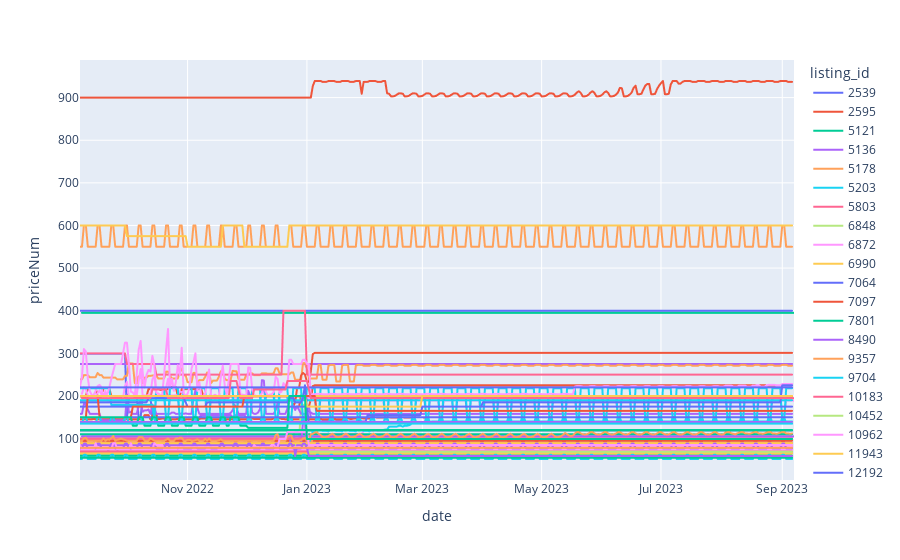

The notebook cell saved with this chart:
### Code cell
fig = px.line(data_frame=calendar_total_no_NA[(calendar_total_no_NA["listing_id"]<=40000)], x='date', y='priceNum', color='listing_id')
fig.show()

### Figure 1 — Plotly figure (JSON) as saved in the notebook; plotly's stock layout.template omitted (floating-point values rounded to 4 significant figures; data arrays with more than 128 entries replaced by an {"elided": "..."} marker saying what was removed)
{"data": [{"hovertemplate": "listing_id=2539<br>date=%{x}<br>priceNum=%{y}<extra></extra>", "legendgroup": "2539", "line": {"color": "#636efa", "dash": "solid"}, "marker": {"symbol": "circle"}, "mode": "lines", "name": "2539", "showlegend": true, "type": "scattergl", "x": {"elided": "365 str values"}, "xaxis": "x", "y": {"elided": "365 int values"}, "yaxis": "y"}, {"hovertemplate": "listing_id=2595<br>date=%{x}<br>priceNum=%{y}<extra></extra>", "legendgroup": "2595", "line": {"color": "#EF553B", "dash": "solid"}, "marker": {"symbol": "circle"}, "mode": "lines", "name": "2595", "showlegend": true, "type": "scattergl", "x": {"elided": "365 str values"}, "xaxis": "x", "y": {"elided": "365 int values"}, "yaxis": "y"}, {"hovertemplate": "listing_id=5121<br>date=%{x}<br>priceNum=%{y}<extra></extra>", "legendgroup": "5121", "line": {"color": "#00cc96", "dash": "solid"}, "marker": {"symbol": "circle"}, "mode": "lines", "name": "5121", "showlegend": true, "type": "scattergl", "x": {"elided": "365 str values"}, "xaxis": "x", "y": {"elided": "365 int values"}, "yaxis": "y"}, {"hovertemplate": "listing_id=5136<br>date=%{x}<br>priceNum=%{y}<extra></extra>", "legendgroup": "5136", "line": {"color": "#ab63fa", "dash": "solid"}, "marker": {"symbol": "circle"}, "mode": "lines", "name": "5136", "showlegend": true, "type": "scattergl", "x": {"elided": "365 str values"}, "xaxis": "x", "y": {"elided": "365 int values"}, "yaxis": "y"}, {"hovertemplate": "listing_id=5178<br>date=%{x}<br>priceNum=%{y}<extra></extra>", "legendgroup": "5178", "line": {"color": "#FFA15A", "dash": "solid"}, "marker": {"symbol": "circle"}, "mode": "lines", "name": "5178", "showlegend": true, "type": "scattergl", "x": {"elided": "365 str values"}, "xaxis": "x", "y": {"elided": "365 int values"}, "yaxis": "y"}, {"hovertemplate": "listing_id=5203<br>date=%{x}<br>priceNum=%{y}<extra></extra>", "legendgroup": "5203", "line": {"color": "#19d3f3", "dash": "solid"}, "marker": {"symbol": "circle"}, "mode": "lines", "name": "5203", "showlegend": true, "type": "scattergl", "x": {"elided": "365 str values"}, "xaxis": "x", "y": {"elided": "365 int values"}, "yaxis": "y"}, {"hovertemplate": "listing_id=5803<br>date=%{x}<br>priceNum=%{y}<extra></extra>", "legendgroup": "5803", "line": {"color": "#FF6692", "dash": "solid"}, "marker": {"symbol": "circle"}, "mode": "lines", "name": "5803", "showlegend": true, "type": "scattergl", "x": {"elided": "365 str values"}, "xaxis": "x", "y": {"elided": "365 int values"}, "yaxis": "y"}, {"hovertemplate": "listing_id=6848<br>date=%{x}<br>priceNum=%{y}<extra></extra>", "legendgroup": "6848", "line": {"color": "#B6E880", "dash": "solid"}, "marker": {"symbol": "circle"}, "mode": "lines", "name": "6848", "showlegend": true, "type": "scattergl", "x": {"elided": "365 str values"}, "xaxis": "x", "y": {"elided": "365 int values"}, "yaxis": "y"}, {"hovertemplate": "listing_id=6872<br>date=%{x}<br>priceNum=%{y}<extra></extra>", "legendgroup": "6872", "line": {"color": "#FF97FF", "dash": "solid"}, "marker": {"symbol": "circle"}, "mode": "lines", "name": "6872", "showlegend": true, "type": "scattergl", "x": {"elided": "365 str values"}, "xaxis": "x", "y": {"elided": "365 int values"}, "yaxis": "y"}, {"hovertemplate": "listing_id=6990<br>date=%{x}<br>priceNum=%{y}<extra></extra>", "legendgroup": "6990", "line": {"color": "#FECB52", "dash": "solid"}, "marker": {"symbol": "circle"}, "mode": "lines", "name": "6990", "showlegend": true, "type": "scattergl", "x": {"elided": "365 str values"}, "xaxis": "x", "y": {"elided": "365 int values"}, "yaxis": "y"}, {"hovertemplate": "listing_id=7064<br>date=%{x}<br>priceNum=%{y}<extra></extra>", "legendgroup": "7064", "line": {"color": "#636efa", "dash": "solid"}, "marker": {"symbol": "circle"}, "mode": "lines", "name": "7064", "showlegend": true, "type": "scattergl", "x": {"elided": "365 str values"}, "xaxis": "x", "y": {"elided": "365 int values"}, "yaxis": "y"}, {"hovertemplate": "listing_id=7097<br>date=%{x}<br>priceNum=%{y}<extra></extra>", "legendgroup": "7097", "line": {"color": "#EF553B", "dash": "solid"}, "marker": {"symbol": "circle"}, "mode": "lines", "name": "7097", "showlegend": true, "type": "scattergl", "x": {"elided": "365 str values"}, "xaxis": "x", "y": {"elided": "365 int values"}, "yaxis": "y"}, {"hovertemplate": "listing_id=7801<br>date=%{x}<br>priceNum=%{y}<extra></extra>", "legendgroup": "7801", "line": {"color": "#00cc96", "dash": "solid"}, "marker": {"symbol": "circle"}, "mode": "lines", "name": "7801", "showlegend": true, "type": "scattergl", "x": {"elided": "365 str values"}, "xaxis": "x", "y": {"elided": "365 int values"}, "yaxis": "y"}, {"hovertemplate": "listing_id=8490<br>date=%{x}<br>priceNum=%{y}<extra></extra>", "legendgroup": "8490", "line": {"color": "#ab63fa", "dash": "solid"}, "marker": {"symbol": "circle"}, "mode": "lines", "name": "8490", "showlegend": true, "type": "scattergl", "x": {"elided": "365 str values"}, "xaxis": "x", "y": {"elided": "365 int values"}, "yaxis": "y"}, {"hovertemplate": "listing_id=9357<br>date=%{x}<br>priceNum=%{y}<extra></extra>", "legendgroup": "9357", "line": {"color": "#FFA15A", "dash": "solid"}, "marker": {"symbol": "circle"}, "mode": "lines", "name": "9357", "showlegend": true, "type": "scattergl", "x": {"elided": "365 str values"}, "xaxis": "x", "y": {"elided": "365 int values"}, "yaxis": "y"}, {"hovertemplate": "listing_id=9704<br>date=%{x}<br>priceNum=%{y}<extra></extra>", "legendgroup": "9704", "line": {"color": "#19d3f3", "dash": "solid"}, "marker": {"symbol": "circle"}, "mode": "lines", "name": "9704", "showlegend": true, "type": "scattergl", "x": {"elided": "365 str values"}, "xaxis": "x", "y": {"elided": "365 int values"}, "yaxis": "y"}, {"hovertemplate": "listing_id=10183<br>date=%{x}<br>priceNum=%{y}<extra></extra>", "legendgroup": "10183", "line": {"color": "#FF6692", "dash": "solid"}, "marker": {"symbol": "circle"}, "mode": "lines", "name": "10183", "showlegend": true, "type": "scattergl", "x": {"elided": "365 str values"}, "xaxis": "x", "y": {"elided": "365 int values"}, "yaxis": "y"}, {"hovertemplate": "listing_id=10452<br>date=%{x}<br>priceNum=%{y}<extra></extra>", "legendgroup": "10452", "line": {"color": "#B6E880", "dash": "solid"}, "marker": {"symbol": "circle"}, "mode": "lines", "name": "10452", "showlegend": true, "type": "scattergl", "x": {"elided": "365 str values"}, "xaxis": "x", "y": {"elided": "365 int values"}, "yaxis": "y"}, {"hovertemplate": "listing_id=10962<br>date=%{x}<br>priceNum=%{y}<extra></extra>", "legendgroup": "10962", "line": {"color": "#FF97FF", "dash": "solid"}, "marker": {"symbol": "circle"}, "mode": "lines", "name": "10962", "showlegend": true, "type": "scattergl", "x": {"elided": "365 str values"}, "xaxis": "x", "y": {"elided": "365 int values"}, "yaxis": "y"}, {"hovertemplate": "listing_id=11943<br>date=%{x}<br>priceNum=%{y}<extra></extra>", "legendgroup": "11943", "line": {"color": "#FECB52", "dash": "solid"}, "marker": {"symbol": "circle"}, "mode": "lines", "name": "11943", "showlegend": true, "type": "scattergl", "x": {"elided": "365 str values"}, "xaxis": "x", "y": {"elided": "365 int values"}, "yaxis": "y"}, {"hovertemplate": "listing_id=12192<br>date=%{x}<br>priceNum=%{y}<extra></extra>", "legendgroup": "12192", "line": {"color": "#636efa", "dash": "solid"}, "marker": {"symbol": "circle"}, "mode": "lines", "name": "12192", "showlegend": true, "type": "scattergl", "x": {"elided": "365 str values"}, "xaxis": "x", "y": {"elided": "365 int values"}, "yaxis": "y"}, {"hovertemplate": "listing_id=12937<br>date=%{x}<br>priceNum=%{y}<extra></extra>", "legendgroup": "12937", "line": {"color": "#EF553B", "dash": "solid"}, "marker": {"symbol": "circle"}, "mode": "lines", "name": "12937", "showlegend": true, "type": "scattergl", "x": {"elided": "365 str values"}, "xaxis": "x", "y": {"elided": "365 int values"}, "yaxis": "y"}, {"hovertemplate": "listing_id=12940<br>date=%{x}<br>priceNum=%{y}<extra></extra>", "legendgroup": "12940", "line": {"color": "#00cc96", "dash": "solid"}, "marker": {"symbol": "circle"}, "mode": "lines", "name": "12940", "showlegend": true, "type": "scattergl", "x": {"elided": "365 str values"}, "xaxis": "x", "y": {"elided": "365 int values"}, "yaxis": "y"}, {"hovertemplate": "listing_id=13808<br>date=%{x}<br>priceNum=%{y}<extra></extra>", "legendgroup": "13808", "line": {"color": "#ab63fa", "dash": "solid"}, "marker": {"symbol": "circle"}, "mode": "lines", "name": "13808", "showlegend": true, "type": "scattergl", "x": {"elided": "365 str values"}, "xaxis": "x", "y": {"elided": "365 int values"}, "yaxis": "y"}, {"hovertemplate": "listing_id=14290<br>date=%{x}<br>priceNum=%{y}<extra></extra>", "legendgroup": "14290", "line": {"color": "#FFA15A", "dash": "solid"}, "marker": {"symbol": "circle"}, "mode": "lines", "name": "14290", "showlegend": true, "type": "scattergl", "x": {"elided": "365 str values"}, "xaxis": "x", "y": {"elided": "365 int values"}, "yaxis": "y"}, {"hovertemplate": "listing_id=14314<br>date=%{x}<br>priceNum=%{y}<extra></extra>", "legendgroup": "14314", "line": {"color": "#19d3f3", "dash": "solid"}, "marker": {"symbol": "circle"}, "mode": "lines", "name": "14314", "showlegend": true, "type": "scattergl", "x": {"elided": "365 str values"}, "xaxis": "x", "y": {"elided": "365 int values"}, "yaxis": "y"}, {"hovertemplate": "listing_id=14434<br>date=%{x}<br>priceNum=%{y}<extra></extra>", "legendgroup": "14434", "line": {"color": "#FF6692", "dash": "solid"}, "marker": {"symbol": "circle"}, "mode": "lines", "name": "14434", "showlegend": true, "type": "scattergl", "x": {"elided": "365 str values"}, "xaxis": "x", "y": {"elided": "365 int values"}, "yaxis": "y"}, {"hovertemplate": "listing_id=15220<br>date=%{x}<br>priceNum=%{y}<extra></extra>", "legendgroup": "15220", "line": {"color": "#B6E880", "dash": "solid"}, "marker": {"symbol": "circle"}, "mode": "lines", "name": "15220", "showlegend": true, "type": "scattergl", "x": {"elided": "365 str values"}, "xaxis": "x", "y": {"elided": "365 int values"}, "yaxis": "y"}, {"hovertemplate": "listing_id=15341<br>date=%{x}<br>priceNum=%{y}<extra></extra>", "legendgroup": "15341", "line": {"color": "#FF97FF", "dash": "solid"}, "marker": {"symbol": "circle"}, "mode": "lines", "name": "15341", "showlegend": true, "type": "scattergl", "x": {"elided": "365 str values"}, "xaxis": "x", "y": {"elided": "365 int values"}, "yaxis": "y"}, {"hovertemplate": "listing_id=15385<br>date=%{x}<br>priceNum=%{y}<extra></extra>", "legendgroup": "15385", "line": {"color": "#FECB52", "dash": "solid"}, "marker": {"symbol": "circle"}, "mode": "lines", "name": "15385", "showlegend": true, "type": "scattergl", "x": {"elided": "365 str values"}, "xaxis": "x", "y": {"elided": "365 int values"}, "yaxis": "y"}, {"hovertemplate": "listing_id=15396<br>date=%{x}<br>priceNum=%{y}<extra></extra>", "legendgroup": "15396", "line": {"color": "#636efa", "dash": "solid"}, "marker": {"symbol": "circle"}, "mode": "lines", "name": "15396", "showlegend": true, "type": "scattergl", "x": {"elided": "365 str values"}, "xaxis": "x", "y": {"elided": "365 int values"}, "yaxis": "y"}, {"hovertemplate": "listing_id=16326<br>date=%{x}<br>priceNum=%{y}<extra></extra>", "legendgroup": "16326", "line": {"color": "#EF553B", "dash": "solid"}, "marker": {"symbol": "circle"}, "mode": "lines", "name": "16326", "showlegend": true, "type": "scattergl", "x": {"elided": "365 str values"}, "xaxis": "x", "y": {"elided": "365 int values"}, "yaxis": "y"}, {"hovertemplate": "listing_id=16338<br>date=%{x}<br>priceNum=%{y}<extra></extra>", "legendgroup": "16338", "line": {"color": "#00cc96", "dash": "solid"}, "marker": {"symbol": "circle"}, "mode": "lines", "name": "16338", "showlegend": true, "type": "scattergl", "x": {"elided": "365 str values"}, "xaxis": "x", "y": {"elided": "365 int values"}, "yaxis": "y"}, {"hovertemplate": "listing_id=16580<br>date=%{x}<br>priceNum=%{y}<extra></extra>", "legendgroup": "16580", "line": {"color": "#ab63fa", "dash": "solid"}, "marker": {"symbol": "circle"}, "mode": "lines", "name": "16580", "showlegend": true, "type": "scattergl", "x": {"elided": "365 str values"}, "xaxis": "x", "y": {"elided": "365 int values"}, "yaxis": "y"}, {"hovertemplate": "listing_id=16595<br>date=%{x}<br>priceNum=%{y}<extra></extra>", "legendgroup": "16595", "line": {"color": "#FFA15A", "dash": "solid"}, "marker": {"symbol": "circle"}, "mode": "lines", "name": "16595", "showlegend": true, "type": "scattergl", "x": {"elided": "365 str values"}, "xaxis": "x", "y": {"elided": "365 int values"}, "yaxis": "y"}, {"hovertemplate": "listing_id=16821<br>date=%{x}<br>priceNum=%{y}<extra></extra>", "legendgroup": "16821", "line": {"color": "#19d3f3", "dash": "solid"}, "marker": {"symbol": "circle"}, "mode": "lines", "name": "16821", "showlegend": true, "type": "scattergl", "x": {"elided": "365 str values"}, "xaxis": "x", "y": {"elided": "365 int values"}, "yaxis": "y"}, {"hovertemplate": "listing_id=16974<br>date=%{x}<br>priceNum=%{y}<extra></extra>", "legendgroup": "16974", "line": {"color": "#FF6692", "dash": "solid"}, "marker": {"symbol": "circle"}, "mode": "lines", "name": "16974", "showlegend": true, "type": "scattergl", "x": {"elided": "365 str values"}, "xaxis": "x", "y": {"elided": "365 int values"}, "yaxis": "y"}, {"hovertemplate": "listing_id=17037<br>date=%{x}<br>priceNum=%{y}<extra></extra>", "legendgroup": "17037", "line": {"color": "#B6E880", "dash": "solid"}, "marker": {"symbol": "circle"}, "mode": "lines", "name": "17037", "showlegend": true, "type": "scattergl", "x": {"elided": "365 str values"}, "xaxis": "x", "y": {"elided": "365 int values"}, "yaxis": "y"}, {"hovertemplate": "listing_id=17693<br>date=%{x}<br>priceNum=%{y}<extra></extra>", "legendgroup": "17693", "line": {"color": "#FF97FF", "dash": "solid"}, "marker": {"symbol": "circle"}, "mode": "lines", "name": "17693", "showlegend": true, "type": "scattergl", "x": {"elided": "365 str values"}, "xaxis": "x", "y": {"elided": "365 int values"}, "yaxis": "y"}, {"hovertemplate": "listing_id=18152<br>date=%{x}<br>priceNum=%{y}<extra></extra>", "legendgroup": "18152", "line": {"color": "#FECB52", "dash": "solid"}, "marker": {"symbol": "circle"}, "mode": "lines", "name": "18152", "showlegend": true, "type": "scattergl", "x": {"elided": "365 str values"}, "xaxis": "x", "y": {"elided": "365 int values"}, "yaxis": "y"}, {"hovertemplate": "listing_id=18728<br>date=%{x}<br>priceNum=%{y}<extra></extra>", "legendgroup": "18728", "line": {"color": "#636efa", "dash": "solid"}, "marker": {"symbol": "circle"}, "mode": "lines", "name": "18728", "showlegend": true, "type": "scattergl", "x": {"elided": "365 str values"}, "xaxis": "x", "y": {"elided": "365 int values"}, "yaxis": "y"}, {"hovertemplate": "listing_id=18961<br>date=%{x}<br>priceNum=%{y}<extra></extra>", "legendgroup": "18961", "line": {"color": "#EF553B", "dash": "solid"}, "marker": {"symbol": "circle"}, "mode": "lines", "name": "18961", "showlegend": true, "type": "scattergl", "x": {"elided": "365 str values"}, "xaxis": "x", "y": {"elided": "365 int values"}, "yaxis": "y"}, {"hovertemplate": "listing_id=19159<br>date=%{x}<br>priceNum=%{y}<extra></extra>", "legendgroup": "19159", "line": {"color": "#00cc96", "dash": "solid"}, "marker": {"symbol": "circle"}, "mode": "lines", "name": "19159", "showlegend": true, "type": "scattergl", "x": {"elided": "365 str values"}, "xaxis": "x", "y": {"elided": "365 int values"}, "yaxis": "y"}, {"hovertemplate": "listing_id=19812<br>date=%{x}<br>priceNum=%{y}<extra></extra>", "legendgroup": "19812", "line": {"color": "#ab63fa", "dash": "solid"}, "marker": {"symbol": "circle"}, "mode": "lines", "name": "19812", "showlegend": true, "type": "scattergl", "x": {"elided": "365 str values"}, "xaxis": "x", "y": {"elided": "365 int values"}, "yaxis": "y"}, {"hovertemplate": "listing_id=20913<br>date=%{x}<br>priceNum=%{y}<extra></extra>", "legendgroup": "20913", "line": {"color": "#FFA15A", "dash": "solid"}, "marker": {"symbol": "circle"}, "mode": "lines", "name": "20913", "showlegend": true, "type": "scattergl", "x": {"elided": "365 str values"}, "xaxis": "x", "y": {"elided": "365 int values"}, "yaxis": "y"}, {"hovertemplate": "listing_id=21456<br>date=%{x}<br>priceNum=%{y}<extra></extra>", "legendgroup": "21456", "line": {"color": "#19d3f3", "dash": "solid"}, "marker": {"symbol": "circle"}, "mode": "lines", "name": "21456", "showlegend": true, "type": "scattergl", "x": {"elided": "365 str values"}, "xaxis": "x", "y": {"elided": "365 int values"}, "yaxis": "y"}, {"hovertemplate": "listing_id=21644<br>date=%{x}<br>priceNum=%{y}<extra></extra>", "legendgroup": "21644", "line": {"color": "#FF6692", "dash": "solid"}, "marker": {"symbol": "circle"}, "mode": "lines", "name": "21644", "showlegend": true, "type": "scattergl", "x": {"elided": "365 str values"}, "xaxis": "x", "y": {"elided": "365 int values"}, "yaxis": "y"}, {"hovertemplate": "listing_id=21794<br>date=%{x}<br>priceNum=%{y}<extra></extra>", "legendgroup": "21794", "line": {"color": "#B6E880", "dash": "solid"}, "marker": {"symbol": "circle"}, "mode": "lines", "name": "21794", "showlegend": true, "type": "scattergl", "x": {"elided": "365 str values"}, "xaxis": "x", "y": {"elided": "365 int values"}, "yaxis": "y"}, {"hovertemplate": "listing_id=23135<br>date=%{x}<br>priceNum=%{y}<extra></extra>", "legendgroup": "23135", "line": {"color": "#FF97FF", "dash": "solid"}, "marker": {"symbol": "circle"}, "mode": "lines", "name": "23135", "showlegend": true, "type": "scattergl", "x": {"elided": "365 str values"}, "xaxis": "x", "y": {"elided": "365 int values"}, "yaxis": "y"}, {"hovertemplate": "listing_id=23686<br>date=%{x}<br>priceNum=%{y}<extra></extra>", "legendgroup": "23686", "line": {"color": "#FECB52", "dash": "solid"}, "marker": {"symbol": "circle"}, "mode": "lines", "name": "23686", "showlegend": true, "type": "scattergl", "x": {"elided": "365 str values"}, "xaxis": "x", "y": {"elided": "365 int values"}, "yaxis": "y"}, {"hovertemplate": "listing_id=24285<br>date=%{x}<br>priceNum=%{y}<extra></extra>", "legendgroup": "24285", "line": {"color": "#636efa", "dash": "solid"}, "marker": {"symbol": "circle"}, "mode": "lines", "name": "24285", "showlegend": true, "type": "scattergl", "x": {"elided": "365 str values"}, "xaxis": "x", "y": {"elided": "365 int values"}, "yaxis": "y"}, {"hovertemplate": "listing_id=25406<br>date=%{x}<br>priceNum=%{y}<extra></extra>", "legendgroup": "25406", "line": {"color": "#EF553B", "dash": "solid"}, "marker": {"symbol": "circle"}, "mode": "lines", "name": "25406", "showlegend": true, "type": "scattergl", "x": {"elided": "365 str values"}, "xaxis": "x", "y": {"elided": "365 int values"}, "yaxis": "y"}, {"hovertemplate": "listing_id=25696<br>date=%{x}<br>priceNum=%{y}<extra></extra>", "legendgroup": "25696", "line": {"color": "#00cc96", "dash": "solid"}, "marker": {"symbol": "circle"}, "mode": "lines", "name": "25696", "showlegend": true, "type": "scattergl", "x": {"elided": "365 str values"}, "xaxis": "x", "y": {"elided": "365 int values"}, "yaxis": "y"}, {"hovertemplate": "listing_id=26362<br>date=%{x}<br>priceNum=%{y}<extra></extra>", "legendgroup": "26362", "line": {"color": "#ab63fa", "dash": "solid"}, "marker": {"symbol": "circle"}, "mode": "lines", "name": "26362", "showlegend": true, "type": "scattergl", "x": {"elided": "365 str values"}, "xaxis": "x", "y": {"elided": "365 int values"}, "yaxis": "y"}, {"hovertemplate": "listing_id=26785<br>date=%{x}<br>priceNum=%{y}<extra></extra>", "legendgroup": "26785", "line": {"color": "#FFA15A", "dash": "solid"}, "marker": {"symbol": "circle"}, "mode": "lines", "name": "26785", "showlegend": true, "type": "scattergl", "x": {"elided": "365 str values"}, "xaxis": "x", "y": {"elided": "365 int values"}, "yaxis": "y"}, {"hovertemplate": "listing_id=27644<br>date=%{x}<br>priceNum=%{y}<extra></extra>", "legendgroup": "27644", "line": {"color": "#19d3f3", "dash": "solid"}, "marker": {"symbol": "circle"}, "mode": "lines", "name": "27644", "showlegend": true, "type": "scattergl", "x": {"elided": "365 str values"}, "xaxis": "x", "y": {"elided": "365 int values"}, "yaxis": "y"}, {"hovertemplate": "listing_id=27883<br>date=%{x}<br>priceNum=%{y}<extra></extra>", "legendgroup": "27883", "line": {"color": "#FF6692", "dash": "solid"}, "marker": {"symbol": "circle"}, "mode": "lines", "name": "27883", "showlegend": true, "type": "scattergl", "x": {"elided": "365 str values"}, "xaxis": "x", "y": {"elided": "365 int values"}, "yaxis": "y"}, {"hovertemplate": "listing_id=28907<br>date=%{x}<br>priceNum=%{y}<extra></extra>", "legendgroup": "28907", "line": {"color": "#B6E880", "dash": "solid"}, "marker": {"symbol": "circle"}, "mode": "lines", "name": "28907", "showlegend": true, "type": "scattergl", "x": {"elided": "365 str values"}, "xaxis": "x", "y": {"elided": "365 int values"}, "yaxis": "y"}, {"hovertemplate": "listing_id=29013<br>date=%{x}<br>priceNum=%{y}<extra></extra>", "legendgroup": "29013", "line": {"color": "#FF97FF", "dash": "solid"}, "marker": {"symbol": "circle"}, "mode": "lines", "name": "29013", "showlegend": true, "type": "scattergl", "x": {"elided": "365 str values"}, "xaxis": "x", "y": {"elided": "365 int values"}, "yaxis": "y"}, {"hovertemplate": "listing_id=29628<br>date=%{x}<br>priceNum=%{y}<extra></extra>", "legendgroup": "29628", "line": {"color": "#FECB52", "dash": "solid"}, "marker": {"symbol": "circle"}, "mode": "lines", "name": "29628", "showlegend": true, "type": "scattergl", "x": {"elided": "365 str values"}, "xaxis": "x", "y": {"elided": "365 int values"}, "yaxis": "y"}, {"hovertemplate": "listing_id=29683<br>date=%{x}<br>priceNum=%{y}<extra></extra>", "legendgroup": "29683", "line": {"color": "#636efa", "dash": "solid"}, "marker": {"symbol": "circle"}, "mode": "lines", "name": "29683", "showlegend": true, "type": "scattergl", "x": {"elided": "365 str values"}, "xaxis": "x", "y": {"elided": "365 int values"}, "yaxis": "y"}, {"hovertemplate": "listing_id=31130<br>date=%{x}<br>priceNum=%{y}<extra></extra>", "legendgroup": "31130", "line": {"color": "#EF553B", "dash": "solid"}, "marker": {"symbol": "circle"}, "mode": "lines", "name": "31130", "showlegend": true, "type": "scattergl", "x": {"elided": "365 str values"}, "xaxis": "x", "y": {"elided": "365 int values"}, "yaxis": "y"}, {"hovertemplate": "listing_id=31555<br>date=%{x}<br>priceNum=%{y}<extra></extra>", "legendgroup": "31555", "line": {"color": "#00cc96", "dash": "solid"}, "marker": {"symbol": "circle"}, "mode": "lines", "name": "31555", "showlegend": true, "type": "scattergl", "x": {"elided": "365 str values"}, "xaxis": "x", "y": {"elided": "365 int values"}, "yaxis": "y"}, {"hovertemplate": "listing_id=31902<br>date=%{x}<br>priceNum=%{y}<extra></extra>", "legendgroup": "31902", "line": {"color": "#ab63fa", "dash": "solid"}, "marker": {"symbol": "circle"}, "mode": "lines", "name": "31902", "showlegend": true, "type": "scattergl", "x": {"elided": "365 str values"}, "xaxis": "x", "y": {"elided": "365 int values"}, "yaxis": "y"}, {"hovertemplate": "listing_id=31994<br>date=%{x}<br>priceNum=%{y}<extra></extra>", "legendgroup": "31994", "line": {"color": "#FFA15A", "dash": "solid"}, "marker": {"symbol": "circle"}, "mode": "lines", "name": "31994", "showlegend": true, "type": "scattergl", "x": {"elided": "365 str values"}, "xaxis": "x", "y": {"elided": "365 int values"}, "yaxis": "y"}, {"hovertemplate": "listing_id=32037<br>date=%{x}<br>priceNum=%{y}<extra></extra>", "legendgroup": "32037", "line": {"color": "#19d3f3", "dash": "solid"}, "marker": {"symbol": "circle"}, "mode": "lines", "name": "32037", "showlegend": true, "type": "scattergl", "x": {"elided": "365 str values"}, "xaxis": "x", "y": {"elided": "365 int values"}, "yaxis": "y"}, {"hovertemplate": "listing_id=33009<br>date=%{x}<br>priceNum=%{y}<extra></extra>", "legendgroup": "33009", "line": {"color": "#FF6692", "dash": "solid"}, "marker": {"symbol": "circle"}, "mode": "lines", "name": "33009", "showlegend": true, "type": "scattergl", "x": {"elided": "365 str values"}, "xaxis": "x", "y": {"elided": "365 int values"}, "yaxis": "y"}, {"hovertemplate": "listing_id=33156<br>date=%{x}<br>priceNum=%{y}<extra></extra>", "legendgroup": "33156", "line": {"color": "#B6E880", "dash": "solid"}, "marker": {"symbol": "circle"}, "mode": "lines", "name": "33156", "showlegend": true, "type": "scattergl", "x": {"elided": "365 str values"}, "xaxis": "x", "y": {"elided": "365 int values"}, "yaxis": "y"}, {"hovertemplate": "listing_id=36647<br>date=%{x}<br>priceNum=%{y}<extra></extra>", "legendgroup": "36647", "line": {"color": "#FF97FF", "dash": "solid"}, "marker": {"symbol": "circle"}, "mode": "lines", "name": "36647", "showlegend": true, "type": "scattergl", "x": {"elided": "365 str values"}, "xaxis": "x", "y": {"elided": "365 int values"}, "yaxis": "y"}, {"hovertemplate": "listing_id=36703<br>date=%{x}<br>priceNum=%{y}<extra></extra>", "legendgroup": "36703", "line": {"color": "#FECB52", "dash": "solid"}, "marker": {"symbol": "circle"}, "mode": "lines", "name": "36703", "showlegend": true, "type": "scattergl", "x": {"elided": "365 str values"}, "xaxis": "x", "y": {"elided": "365 int values"}, "yaxis": "y"}, {"hovertemplate": "listing_id=36934<br>date=%{x}<br>priceNum=%{y}<extra></extra>", "legendgroup": "36934", "line": {"color": "#636efa", "dash": "solid"}, "marker": {"symbol": "circle"}, "mode": "lines", "name": "36934", "showlegend": true, "type": "scattergl", "x": {"elided": "365 str values"}, "xaxis": "x", "y": {"elided": "365 int values"}, "yaxis": "y"}, {"hovertemplate": "listing_id=38663<br>date=%{x}<br>priceNum=%{y}<extra></extra>", "legendgroup": "38663", "line": {"color": "#EF553B", "dash": "solid"}, "marker": {"symbol": "circle"}, "mode": "lines", "name": "38663", "showlegend": true, "type": "scattergl", "x": {"elided": "365 str values"}, "xaxis": "x", "y": {"elided": "365 int values"}, "yaxis": "y"}, {"hovertemplate": "listing_id=39282<br>date=%{x}<br>priceNum=%{y}<extra></extra>", "legendgroup": "39282", "line": {"color": "#00cc96", "dash": "solid"}, "marker": {"symbol": "circle"}, "mode": "lines", "name": "39282", "showlegend": true, "type": "scattergl", "x": {"elided": "365 str values"}, "xaxis": "x", "y": {"elided": "365 int values"}, "yaxis": "y"}, {"hovertemplate": "listing_id=39572<br>date=%{x}<br>priceNum=%{y}<extra></extra>", "legendgroup": "39572", "line": {"color": "#ab63fa", "dash": "solid"}, "marker": {"symbol": "circle"}, "mode": "lines", "name": "39572", "showlegend": true, "type": "scattergl", "x": {"elided": "365 str values"}, "xaxis": "x", "y": {"elided": "365 int values"}, "yaxis": "y"}, {"hovertemplate": "listing_id=39593<br>date=%{x}<br>priceNum=%{y}<extra></extra>", "legendgroup": "39593", "line": {"color": "#FFA15A", "dash": "solid"}, "marker": {"symbol": "circle"}, "mode": "lines", "name": "39593", "showlegend": true, "type": "scattergl", "x": {"elided": "365 str values"}, "xaxis": "x", "y": {"elided": "365 int values"}, "yaxis": "y"}, {"hovertemplate": "listing_id=39704<br>date=%{x}<br>priceNum=%{y}<extra></extra>", "legendgroup": "39704", "line": {"color": "#19d3f3", "dash": "solid"}, "marker": {"symbol": "circle"}, "mode": "lines", "name": "39704", "showlegend": true, "type": "scattergl", "x": {"elided": "365 str values"}, "xaxis": "x", "y": {"elided": "365 int values"}, "yaxis": "y"}], "layout": {"legend": {"title": {"text": "listing_id"}, "tracegroupgap": 0}, "margin": {"t": 60}, "xaxis": {"anchor": "y", "domain": [0, 1], "title": {"text": "date"}}, "yaxis": {"anchor": "x", "domain": [0, 1], "title": {"text": "priceNum"}}}}
